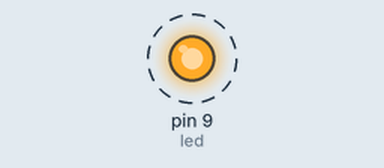
Simulated run of this sketch. Board: Arduino Uno, built with avr-gcc and run on an emulated ATmega328P. Shown: output pins drawn as LEDs (lit = HIGH). Dashed ring = blinking.

Above: at 0.5 s.
Timing chart, 0 to 4.6 s (numbered marks = the images above):
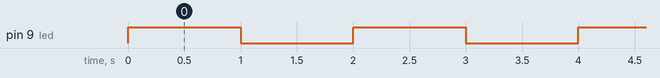

Measured:
- by itself, pin 9 (led): alternates HIGH for 1.0 s and LOW for 1.0 s

The sketch:

led-blynk.ino
```cpp
#define led 9

void setup() {
  pinMode(9, 1);
}

void loop() {
  digitalWrite(led, 1);
  delay(1000);
  digitalWrite(led, 0);
  delay(1000);
}
```
